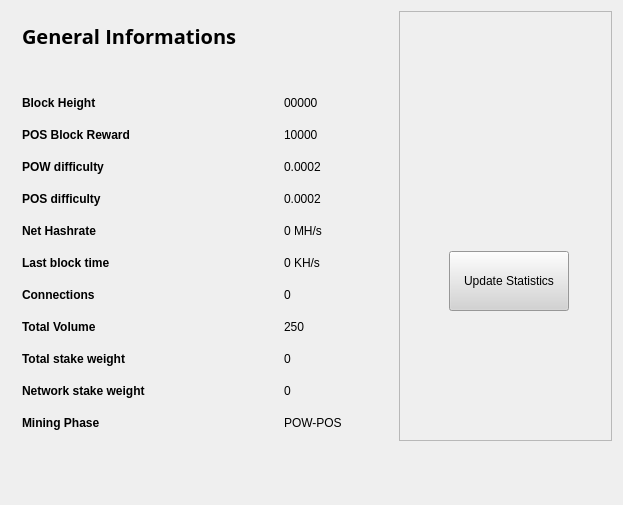
<?xml version="1.0" encoding="UTF-8"?>
<ui version="4.0">
 <class>StatisticsPage</class>
 <widget class="QWidget" name="StatisticsPage">
  <property name="windowModality">
   <enum>Qt::NonModal</enum>
  </property>
  <property name="geometry">
   <rect>
    <x>0</x>
    <y>0</y>
    <width>623</width>
    <height>505</height>
   </rect>
  </property>
  <property name="windowTitle">
   <string>Digging</string>
  </property>
  <property name="styleSheet">
   <string notr="true">color:#000000;
font-family:'Open Sans,sans-serif';</string>
  </property>
  <layout class="QGridLayout" name="gridLayout">
   <property name="sizeConstraint">
    <enum>QLayout::SetMaximumSize</enum>
   </property>
   <item row="0" column="1">
    <widget class="QFrame" name="frame">
     <property name="minimumSize">
      <size>
       <width>213</width>
       <height>0</height>
      </size>
     </property>
     <property name="frameShape">
      <enum>QFrame::StyledPanel</enum>
     </property>
     <property name="frameShadow">
      <enum>QFrame::Raised</enum>
     </property>
     <widget class="QPushButton" name="startButton">
      <property name="geometry">
       <rect>
        <x>50</x>
        <y>240</y>
        <width>120</width>
        <height>60</height>
       </rect>
      </property>
      <property name="sizePolicy">
       <sizepolicy hsizetype="Fixed" vsizetype="Fixed">
        <horstretch>0</horstretch>
        <verstretch>0</verstretch>
       </sizepolicy>
      </property>
      <property name="minimumSize">
       <size>
        <width>120</width>
        <height>60</height>
       </size>
      </property>
      <property name="styleSheet">
       <string notr="true">background:lightgrey;</string>
      </property>
      <property name="text">
       <string>Update Statistics</string>
      </property>
     </widget>
     <widget class="QLabel" name="label">
      <property name="geometry">
       <rect>
        <x>10</x>
        <y>80</y>
        <width>191</width>
        <height>101</height>
       </rect>
      </property>
      <property name="text">
       <string>&lt;html&gt;&lt;head/&gt;&lt;body&gt;&lt;p align=&quot;center&quot;&gt;&lt;img src=&quot;:/icons/nectarium-80&quot;/&gt;&lt;/p&gt;&lt;/body&gt;&lt;/html&gt;</string>
      </property>
     </widget>
    </widget>
   </item>
   <item row="0" column="0">
    <widget class="QFrame" name="gridFrame_2">
     <layout class="QGridLayout" name="gridLayout_4">
      <item row="3" column="0">
       <layout class="QFormLayout" name="formLayout_2">
        <property name="fieldGrowthPolicy">
         <enum>QFormLayout::FieldsStayAtSizeHint</enum>
        </property>
        <property name="horizontalSpacing">
         <number>139</number>
        </property>
        <property name="verticalSpacing">
         <number>18</number>
        </property>
        <property name="rightMargin">
         <number>0</number>
        </property>
        <item row="1" column="0">
         <widget class="QLabel" name="label_14">
          <property name="text">
           <string>&lt;html&gt;&lt;head/&gt;&lt;body&gt;&lt;p&gt;&lt;span style=&quot; font-weight:600;&quot;&gt;Block Height&lt;/span&gt;&lt;/p&gt;&lt;/body&gt;&lt;/html&gt;</string>
          </property>
         </widget>
        </item>
        <item row="1" column="1">
         <widget class="QLabel" name="heightBox">
          <property name="text">
           <string>00000</string>
          </property>
         </widget>
        </item>
        <item row="2" column="0">
         <widget class="QLabel" name="label_12">
          <property name="text">
           <string>&lt;html&gt;&lt;head/&gt;&lt;body&gt;&lt;p&gt;&lt;span style=&quot; font-weight:600;&quot;&gt;POS Block Reward&lt;/span&gt;&lt;/p&gt;&lt;/body&gt;&lt;/html&gt;</string>
          </property>
         </widget>
        </item>
        <item row="2" column="1">
         <widget class="QLabel" name="rewardBox">
          <property name="text">
           <string>10000</string>
          </property>
         </widget>
        </item>
        <item row="3" column="0">
         <widget class="QLabel" name="label_13">
          <property name="text">
           <string>&lt;html&gt;&lt;head/&gt;&lt;body&gt;&lt;p&gt;&lt;span style=&quot; font-weight:600;&quot;&gt;POW difficulty&lt;/span&gt;&lt;/p&gt;&lt;/body&gt;&lt;/html&gt;</string>
          </property>
         </widget>
        </item>
        <item row="3" column="1">
         <widget class="QLabel" name="diffBox">
          <property name="text">
           <string>0.0002</string>
          </property>
         </widget>
        </item>
        <item row="4" column="0">
         <widget class="QLabel" name="label_9">
          <property name="text">
           <string>&lt;html&gt;&lt;head/&gt;&lt;body&gt;&lt;p&gt;&lt;span style=&quot; font-weight:600;&quot;&gt;POS difficulty&lt;/span&gt;&lt;/p&gt;&lt;/body&gt;&lt;/html&gt;</string>
          </property>
         </widget>
        </item>
        <item row="4" column="1">
         <widget class="QLabel" name="diffBox2">
          <property name="text">
           <string>0.0002</string>
          </property>
         </widget>
        </item>
        <item row="5" column="1">
         <widget class="QLabel" name="pawrateBox">
          <property name="text">
           <string>0 MH/s</string>
          </property>
         </widget>
        </item>
        <item row="6" column="0">
         <widget class="QLabel" name="label3_2">
          <property name="sizePolicy">
           <sizepolicy hsizetype="Preferred" vsizetype="Maximum">
            <horstretch>0</horstretch>
            <verstretch>0</verstretch>
           </sizepolicy>
          </property>
          <property name="text">
           <string>&lt;html&gt;&lt;head/&gt;&lt;body&gt;&lt;p&gt;&lt;span style=&quot; font-weight:600;&quot;&gt;Last block time&lt;/span&gt;&lt;/p&gt;&lt;/body&gt;&lt;/html&gt;</string>
          </property>
         </widget>
        </item>
        <item row="6" column="1">
         <widget class="QLabel" name="localBox">
          <property name="text">
           <string>0 KH/s</string>
          </property>
         </widget>
        </item>
        <item row="7" column="0">
         <widget class="QLabel" name="label1_2">
          <property name="text">
           <string>&lt;html&gt;&lt;head/&gt;&lt;body&gt;&lt;p&gt;&lt;span style=&quot; font-weight:600;&quot;&gt;Connections&lt;/span&gt;&lt;/p&gt;&lt;/body&gt;&lt;/html&gt;</string>
          </property>
         </widget>
        </item>
        <item row="7" column="1">
         <widget class="QLabel" name="connectionBox">
          <property name="text">
           <string>0</string>
          </property>
         </widget>
        </item>
        <item row="8" column="0">
         <widget class="QLabel" name="label_8">
          <property name="text">
           <string>&lt;html&gt;&lt;head/&gt;&lt;body&gt;&lt;p&gt;&lt;span style=&quot; font-weight:600;&quot;&gt;Total Volume&lt;/span&gt;&lt;/p&gt;&lt;/body&gt;&lt;/html&gt;</string>
          </property>
         </widget>
        </item>
        <item row="8" column="1">
         <widget class="QLabel" name="volumeBox">
          <property name="text">
           <string>250</string>
          </property>
         </widget>
        </item>
        <item row="9" column="0">
         <widget class="QLabel" name="label_10">
          <property name="text">
           <string>&lt;html&gt;&lt;head/&gt;&lt;body&gt;&lt;p&gt;&lt;span style=&quot; font-weight:600;&quot;&gt;Total stake weight&lt;/span&gt;&lt;/p&gt;&lt;/body&gt;&lt;/html&gt;</string>
          </property>
         </widget>
        </item>
        <item row="9" column="1">
         <widget class="QLabel" name="minBox">
          <property name="text">
           <string>0</string>
          </property>
         </widget>
        </item>
        <item row="10" column="0">
         <widget class="QLabel" name="label_11">
          <property name="text">
           <string>&lt;html&gt;&lt;head/&gt;&lt;body&gt;&lt;p&gt;&lt;span style=&quot; font-weight:600;&quot;&gt;Network stake weight&lt;/span&gt;&lt;/p&gt;&lt;/body&gt;&lt;/html&gt;</string>
          </property>
         </widget>
        </item>
        <item row="10" column="1">
         <widget class="QLabel" name="maxBox">
          <property name="text">
           <string>0</string>
          </property>
         </widget>
        </item>
        <item row="11" column="0">
         <widget class="QLabel" name="label_15">
          <property name="text">
           <string>&lt;html&gt;&lt;head/&gt;&lt;body&gt;&lt;p&gt;&lt;span style=&quot; font-weight:600;&quot;&gt;Mining Phase&lt;/span&gt;&lt;/p&gt;&lt;/body&gt;&lt;/html&gt;</string>
          </property>
         </widget>
        </item>
        <item row="11" column="1">
         <widget class="QLabel" name="cBox">
          <property name="text">
           <string>POW-POS</string>
          </property>
         </widget>
        </item>
        <item row="5" column="0">
         <widget class="QLabel" name="label_16">
          <property name="text">
           <string>&lt;html&gt;&lt;head/&gt;&lt;body&gt;&lt;p&gt;&lt;span style=&quot; font-weight:600;&quot;&gt;Net Hashrate&lt;/span&gt;&lt;/p&gt;&lt;/body&gt;&lt;/html&gt;</string>
          </property>
         </widget>
        </item>
       </layout>
      </item>
      <item row="1" column="0">
       <layout class="QHBoxLayout" name="horizontalLayout_4">
        <property name="spacing">
         <number>7</number>
        </property>
        <item>
         <widget class="QLabel" name="label_5">
          <property name="font">
           <font>
            <family>Open Sans,sans-serif</family>
           </font>
          </property>
          <property name="text">
           <string>&lt;html&gt;&lt;head/&gt;&lt;body&gt;&lt;p&gt;&lt;span style=&quot; font-size:20px; font-weight:600; color:#000000;&quot;&gt;General Informations&lt;/span&gt;&lt;/p&gt;&lt;/body&gt;&lt;/html&gt;</string>
          </property>
         </widget>
        </item>
        <item>
         <spacer name="horizontalSpacer_2">
          <property name="orientation">
           <enum>Qt::Horizontal</enum>
          </property>
          <property name="sizeHint" stdset="0">
           <size>
            <width>40</width>
            <height>20</height>
           </size>
          </property>
         </spacer>
        </item>
       </layout>
      </item>
      <item row="2" column="0">
       <spacer name="verticalSpacer_2">
        <property name="orientation">
         <enum>Qt::Vertical</enum>
        </property>
        <property name="sizeHint" stdset="0">
         <size>
          <width>20</width>
          <height>40</height>
         </size>
        </property>
       </spacer>
      </item>
     </layout>
    </widget>
   </item>
   <item row="1" column="0">
    <spacer name="verticalSpacer">
     <property name="orientation">
      <enum>Qt::Vertical</enum>
     </property>
     <property name="sizeHint" stdset="0">
      <size>
       <width>20</width>
       <height>40</height>
      </size>
     </property>
    </spacer>
   </item>
  </layout>
 </widget>
 <layoutdefault spacing="6" margin="11"/>
 <resources/>
 <connections/>
</ui>
